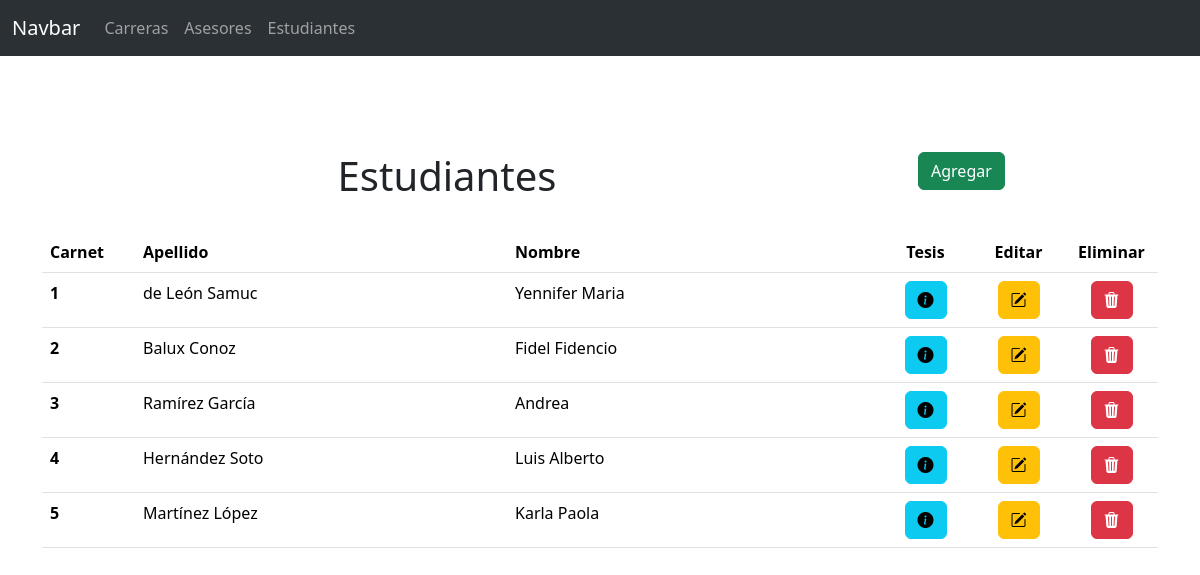
Page /students.php on the committed database.
### tables this page shows
CREATE TABLE Estudiante (
    id_estudiante INT NOT NULL PRIMARY KEY,
    primer_nombre VARCHAR(100) NOT NULL,
    segundo_nombre VARCHAR(100),
    primer_apellido VARCHAR(100) NOT NULL,
    segundo_apellido VARCHAR(100) NOT NULL,
    email VARCHAR(150) NOT NULL,
    telefono VARCHAR(15),
    estado BOOLEAN NOT NULL DEFAULT TRUE
);

### controller/db/StudentDB.php (called while the page is built, shortened)
<?php
class StudentDB
{
    public function getAll($conn)
    {
        $students = [];
        $sql = "SELECT
            id_estudiante, primer_nombre, segundo_nombre, primer_apellido, segundo_apellido
            FROM Estudiante WHERE estado=TRUE";
        $result = $conn->query($sql);
        while ($row = $result->fetch_assoc()) {
            $students[] = new Student(
                $row['id_estudiante'],
                $row['primer_nombre'],
                $row['segundo_nombre'] ?? '',
                $row['primer_apellido'],
                $row['segundo_apellido']
            );
        }
        return $students;
    }
}
?>

### model/Student.php (called while the page is built, shortened)
<?php
class Student {
    private $id;
    private $firstName;
    private $secondName;
    private $lastName;
    private $secondLastName;
    public function __construct(
        $id = -1,
        $firstName = '',
        $secondName = '',
        $lastName = '',
        $secondLastName = '',
        $phone = '',
        $email = '',
        $status = true
    ) {
        $this->id = $id;
        $this->firstName = $firstName;
        $this->secondName = $secondName;
        $this->lastName = $lastName;
        $this->secondLastName = $secondLastName;
    }
    public function getId(){
        return $this->id;
    }
    public function getFirstName() {
        return $this->firstName;
    }
    public function getSecondName() {
        return $this->secondName;
    }
    public function getLastName() {
        return $this->lastName;
    }
    public function getSecondLastName() {
        return $this->secondLastName;
    }
}
?>

### students.php (the view, shortened to what this page needs)
<?php
include "./model/Conexion.php";
include "./model/Student.php";
include "./controller/db/StudentDB.php";
$studentDB = new StudentDB();
?>
<!DOCTYPE html>
<html lang="en">
<head>
    <link rel="stylesheet" href="https://cdn.jsdelivr.net/npm/bootstrap-icons@1.11.3/font/bootstrap-icons.min.css">
    <link href="https://cdn.jsdelivr.net/npm/bootstrap@5.3.3/dist/css/bootstrap.min.css" rel="stylesheet"
>
</head>
<body>
    <?php include "./components/navbar.php" ?>
    <main>
        <section class="px-5 pt-5">
        </section>
        <section class="mt-5">
            <div class="row">
                <div class="col-md-9">
                    <h1 class="text-center">Estudiantes</h1>
                </div>
                <div class="col-md-3">
                    <button type="button" class="btn btn-success" data-bs-toggle="modal"
                        data-bs-target="#createStudentModal">
                        Agregar
                    </button>
                </div>
            </div>
        </section>
        <section class="container mt-4">
            <table class="table">
                <thead>
                    <tr>
                        <th scope="col" class="col-1">Carnet</th>
                        <th scope="col" class="col-4">Apellido</th>
                        <th scope="col" class="col-4">Nombre</th>
                        <th scope="col" class="col-1 text-center">Tesis</th>
                        <th scope="col" class="col-1 text-center">Editar</th>
                        <th scope="col" class="col-1 text-center">Eliminar</th>
                    </tr>
                </thead>
                <tbody>
                    <?php
                    $students = $studentDB->getAll($conexion);
                    foreach ($students as $student): ?>
                        <tr>
                            <th scope="row">
                                <?= $student->getId() ?>
                            </th>
                            <td>
                                <?= $student->getLastName() ?>     <?= $student->getSecondLastName() ?>
                            </td>
                            <td>
                                <?= $student->getFirstName() ?>     <?= $student->getSecondName() ?>
                            </td>
                            <td class="text-center">
                                <a class="btn btn-info" href="view_student.php?id=<?= $student->getId() ?>">
                                    <i class="bi bi-info-circle-fill"></i>
                                </a>
                            </td>
                            <td class="text-center">
                                <button class="btn btn-warning"
                                    onclick="prepareModifyStudentModal(<?= $student->getId() ?>)">
                                    <i class="bi bi-pencil-square"></i>
                                </button>
                            </td>
                            <td class="text-center">
                                <button class="btn btn-danger"
                                    onclick="prepareDeleteStudentModal(<?= $student->getId() ?>)">
                                    <i class="bi bi-trash3-fill"></i>
                                </button>
                            </td>
                        </tr>
                    <?php endforeach; ?>
                </tbody>
            </table>
        </section>
    </main>
</body>
</html>

### rows in the picture
estudiante: id_estudiante "1", primer_apellido "de León", segundo_apellido "Samuc", primer_nombre "Yennifer", segundo_nombre "Maria"
estudiante: id_estudiante "2", primer_apellido "Balux", segundo_apellido "Conoz", primer_nombre "Fidel", segundo_nombre "Fidencio"
estudiante: id_estudiante "3", primer_apellido "Ramírez", segundo_apellido "García", primer_nombre "Andrea"
estudiante: id_estudiante "4", primer_apellido "Hernández", segundo_apellido "Soto", primer_nombre "Luis Alberto"
estudiante: id_estudiante "5", primer_apellido "Martínez", segundo_apellido "López", primer_nombre "Karla Paola"
